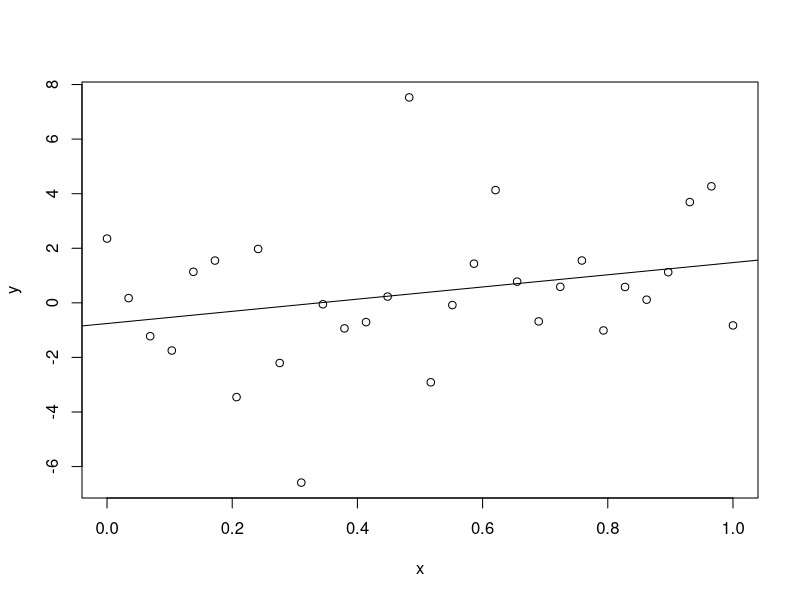
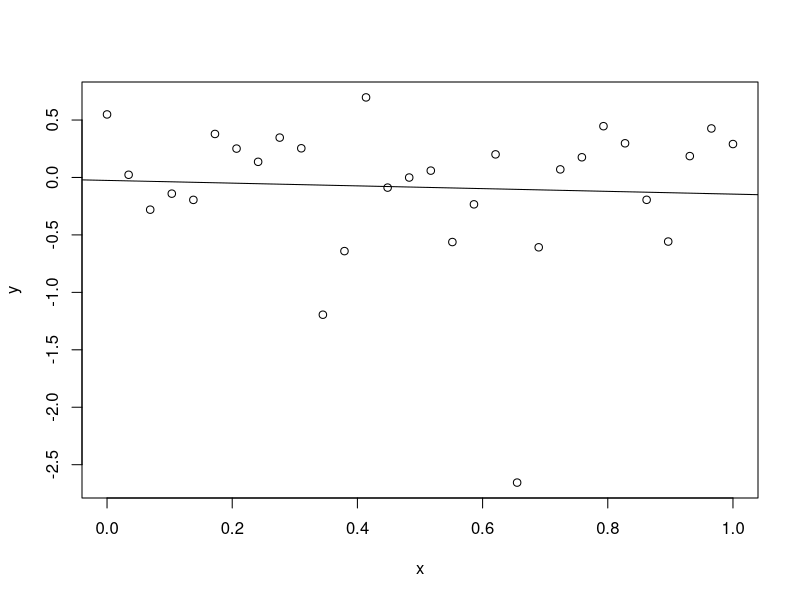
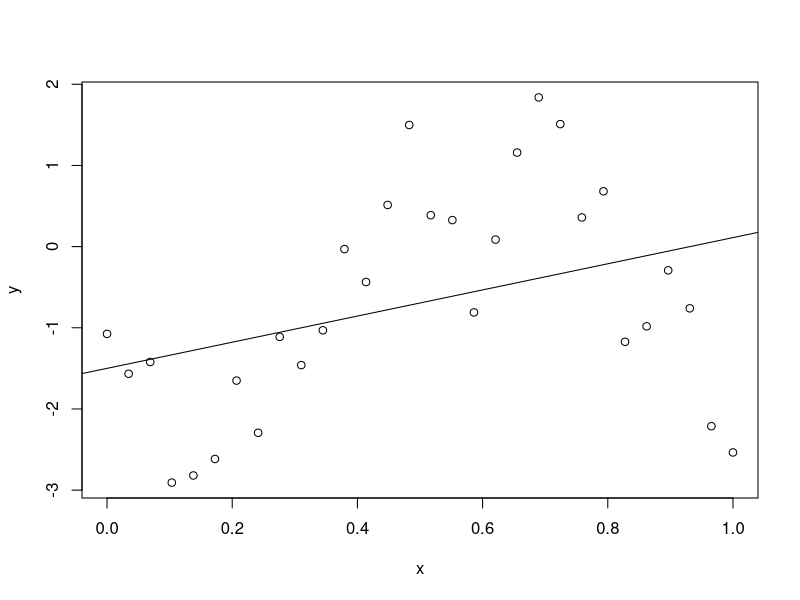
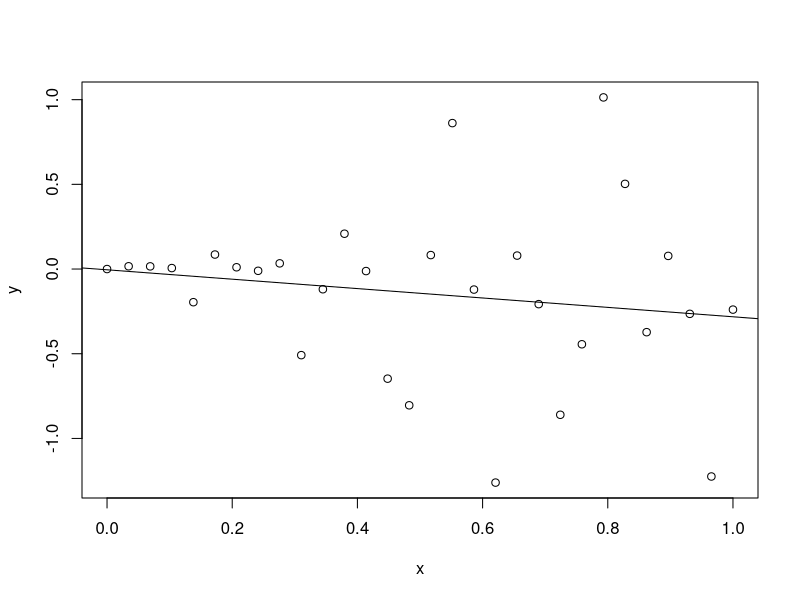

Reproduce these figures in R, in order. (Note: this script raises an error after producing the figures.)
## ---- chunk 1
knitr::opts_chunk$set(
  # echo = FALSE,
  digits = 4,
  scipen = 2
)
## ---- chunk 2
set.seed(101)
n <- 30
n_simulations <- 4000
x <- seq(from = 0, to = 1, length.out = n)
y <- x + rcauchy(n = n, location = 0, scale = 1)
lm_q1a <- lm(y ~ x)
summary(lm_q1a)
summary(lm_q1a)$coef[2, ]
plot(x, y)
abline(lm_q1a)

slope <- matrix(data = NA, nrow = n_simulations, ncol = 2)

for (i in 1:n_simulations) {
  y <- x + rcauchy(n = n, location = 0, scale = 1)
  lm_q1b <- lm(y ~ x)
  slope[i, 1] <- summary(lm_q1b)$coef[2, 1] # First column contains estimates
  slope[i, 2] <- summary(lm_q1b)$coef[2, 2] # Second column contains std errors
}
## ---- chunk 3
summary(slope[, 1])
## ---- chunk 4
summary(slope[, 2])
## ---- chunk 5
set.seed(37)
n <- 30
n_simulations <- 4000
x <- seq(from = 0, to = 1, length.out = n)
slope <- matrix(data = NA, nrow = n_simulations, ncol = 4)

for (i in 1:n_simulations) {
  y <- rt(n = n, df = 3) / sqrt(3)
  lm_q2a <- lm(y ~ x)
  slope[i, ] <- summary(lm_q2a)$coef[2, ]
  # slope[i, 1] <- summary(lm_q2a)$coef[2, 1]  # First column contains estimates
  # slope[i, 2] <- summary(lm_q2a)$coef[2, 2]  # Second column contains std errors
  # slope[i, 3] <- summary(lm_q2a)$coef[2, 3]  # Third column contains t values
  # slope[i, 4] <- summary(lm_q2a)$coef[2, 4]  # Fourth column contains p-values
}

summary(lm_q2a)$coef[2, ]
## ---- chunk 6
plot(x, y)
abline(lm_q2a)
## ---- chunk 7
mean(slope[, 1])
## ---- chunk 8
sd(slope[, 1])
## ---- chunk 9
mean(slope[, 2])
## ---- chunk 10
t.test(slope[, 2])$conf
## ---- chunk 11
mean(slope[, 4] < 0.05)
## ---- chunk 12
set.seed(37)
n <- 30
n_simulations <- 4000
x <- seq(from = 0, to = 1, length.out = n)
slope <- matrix(data = NA, nrow = n_simulations, ncol = 4)

for (i in 1:n_simulations) {
  y <- arima.sim(
    model = list(
      order = c(1, 0, 0),
      ar = 0.9
    ),
    n = 30,
  )

  lm_q3a <- lm(y ~ x)
  slope[i, ] <- summary(lm_q3a)$coef[2, ]
  # slope[i, 1] <- summary(lm_q2a)$coef[2, 1]  # First column contains estimates
  # slope[i, 2] <- summary(lm_q2a)$coef[2, 2]  # Second column contains std errors
  # slope[i, 3] <- summary(lm_q2a)$coef[2, 3]  # Third column contains t values
  # slope[i, 4] <- summary(lm_q2a)$coef[2, 4]  # Fourth column contains p-values
}

summary(lm_q3a)$coef[2, ]
## ---- chunk 13
plot(x, y)
abline(lm_q3a)
## ---- chunk 14
mean(slope[, 1])
## ---- chunk 15
sd(slope[, 1])
## ---- chunk 16
mean(slope[, 2])
## ---- chunk 17
round(mean(slope[, 4] < 0.05) * 100, 1)
## ---- chunk 18
set.seed(37)
n <- 30
n_simulations <- 4000
x <- seq(from = 0, to = 1, length.out = n)
slope <- matrix(data = NA, nrow = n_simulations, ncol = 4)

for (i in 1:n_simulations) {
  y <- rnorm(n = n, mean = 0, sd = x * 1)
  lm_q4a <- lm(y ~ x)
  slope[i, ] <- summary(lm_q4a)$coef[2, ]
}

summary(lm_q4a)$coef[2, ]
## ---- chunk 19
plot(x, y)
abline(lm_q4a)
## ---- chunk 20
round(mean(slope[, 1]), 4)
## ---- chunk 21
sd(slope[, 1])
## ---- chunk 22
mean(slope[, 2])
## ---- chunk 23
round(mean(slope[, 4] < 0.05) * 100, 1)
## ---- chunk 24
edf <- data.frame(
  y <- c(1.21, 1.13, 1.42, 1.01, 1.11, 0.94, 1.23, 1.04),
  g <- c(0, 0, 0, 0, 1, 1, 1, 1)
)
## ---- chunk 25
lm_q5a <- lm(y ~ g, data = edf)
lm_q5a_summary <- summary(lm_q5a)
lm_q5a_summary
## ---- chunk 26
lm_q5a_summary$fstatistic[1]
## ---- chunk 27
1 -
  pf(
    q = lm_q5a_summary$fstatistic[1],
    df1 = lm_q5a_summary$fstatistic[2],
    df2 = lm_q5a_summary$fstatistic[3]
  )
## ---- chunk 28
allcomb <- combn(x = 8, m = 4)
ncol(allcomb)
## ---- chunk 29
fstats <- numeric(ncol(allcomb))
for (i in 1:ncol(allcomb)) {
  col_i <- allcomb[, i]
  selected_y_based_on_col_i <- c(edf$y[col_i], edf$y[-col_i]) # The first 4 items belong to g = 0, the rest belong to g = 1
  fstats[i] <- summary(lm(selected_y_based_on_col_i ~ edf$g))$fstatistic[1]
}
## ---- chunk 30
mean(fstats > lm_q5a_summary$fstatistic[1])
## ---- chunk 31
data(happy, package = "faraway")
lm_q6a <- lm(happy ~ ., data = happy)
summary(lm_q6a)
## ---- chunk 32
table(happy$happy)
## ---- chunk 33
set.seed(37)
n_repetitions <- 4000
tstats <- numeric(n_repetitions)
for (i in 1:n_repetitions) {
  lm_q6c <- lm(happy ~ sample(money) + sex + love + work, data = happy)
  tstats[i] <- summary(lm_q6c)$coef[2, 3]
}

mean(abs(tstats) > abs(summary(lm_q6a)$coef[2, 3]))
## ---- chunk 34
hist(tstats, freq = FALSE, main = "Distribution of Permuted t-Statistics")
## ---- chunk 35
hist(tstats, freq = FALSE, main = "Distribution of Permuted t-Statistics")
grid <- seq(-3, 3, length = 300)
lines(grid, dt(grid, 34))
## ---- chunk 36
set.seed(37)

